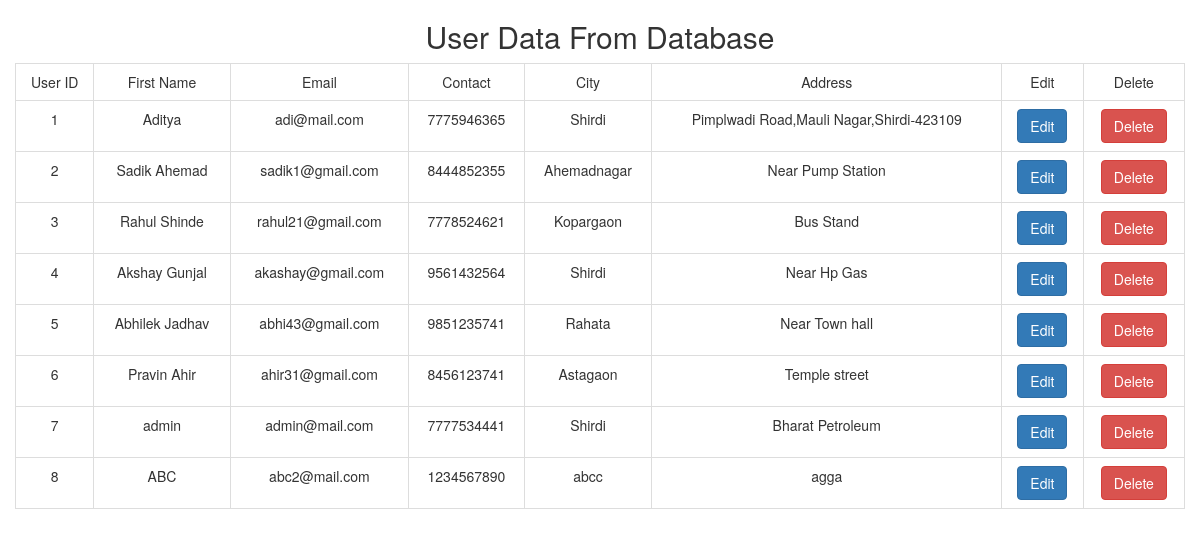
Page /Admin/aduser.php on the committed database.
### tables this page shows
CREATE TABLE `users` (
  `id` int(11) NOT NULL,
  `name` varchar(255) NOT NULL,
  `email` varchar(255) NOT NULL,
  `password` varchar(255) NOT NULL,
  `contact` varchar(255) NOT NULL,
  `city` varchar(255) NOT NULL,
  `address` varchar(255) NOT NULL
);

### Admin/config/funusers.php (called while the page is built)
<?php
  require_once 'db.php';
  function dispaly_data(){
    global $con;
    $query = "select * from users";
    $result = mysqli_query($con,$query);
    return $result;
  }
?>

### Admin/aduser.php (the view, shortened to what this page needs)
<?php
require_once 'config/db.php';
require_once 'config/funusers.php';
$result = dispaly_data();
?>
<!DOCTYPE html>
<html lang="en">
<head>
  <link rel="stylesheet" href="bootstrap.min.css">
</head>
<body class="bg-dark">
    <div class="container">
      <div class="row mt-5">
        <div class="col">
          <div class="card mt-5">
            <div class="card-header">
              <h2 class="display-6 text-center">User Data From Database</h2>
            </div>
            <div class="card-body">
              <table class="table table-bordered text-center">
                <tr class="bg-dark text-white">
                  <td> User ID </td>
                  <td> First Name </td>
                  <td> Email </td>
                  <td> Contact </td>
                  <td> City</td>
                  <td> Address </td>
                  <td> Edit </td>
                  <td> Delete </td>
                </tr>
                <tr>
                <?php
                  while($row = mysqli_fetch_assoc($result))
                  {
                ?>
                  <td><?php echo $row['id']; ?></td>
                  <td><?php echo $row['name']; ?></td>
                  <td><?php echo $row['email']; ?></td>
                  <td><?php echo $row['contact']; ?></td>
                  <td><?php echo $row['city']; ?></td>
                  <td><?php echo $row['address']; ?></td>
                  <td><a href="#" class="btn btn-primary">Edit</a></td>
                  <td><a href="#" class="btn btn-danger">Delete</a></td>
                </tr>
                <?php
                  }
                ?>
              </table>
            </div>
          </div>
        </div>
      </div>
    </div>
</body>
</html>

### rows in the picture
users: id "1", name "Aditya", email "adi@mail.com", contact "7775946365", city "Shirdi", address "Pimplwadi Road,Mauli Nagar,Shirdi-423109"
users: id "2", name "Sadik Ahemad", email "sadik1@gmail.com", contact "8444852355", city "Ahemadnagar", address "Near Pump Station"
users: id "3", name "Rahul Shinde", email "rahul21@gmail.com", contact "7778524621", city "Kopargaon", address "Bus Stand"
users: id "4", name "Akshay Gunjal", email "akashay@gmail.com", contact "9561432564", city "Shirdi", address "Near Hp Gas"
users: id "5", name "Abhilek Jadhav", email "abhi43@gmail.com", contact "9851235741", city "Rahata", address "Near Town hall"
users: id "6", name "Pravin Ahir", email "ahir31@gmail.com", contact "8456123741", city "Astagaon", address "Temple street"
users: id "7", name "admin", email "admin@mail.com", contact "7777534441", city "Shirdi", address "Bharat Petroleum"
users: id "8", name "ABC", email "abc2@mail.com", contact "1234567890", city "abcc", address "agga"
